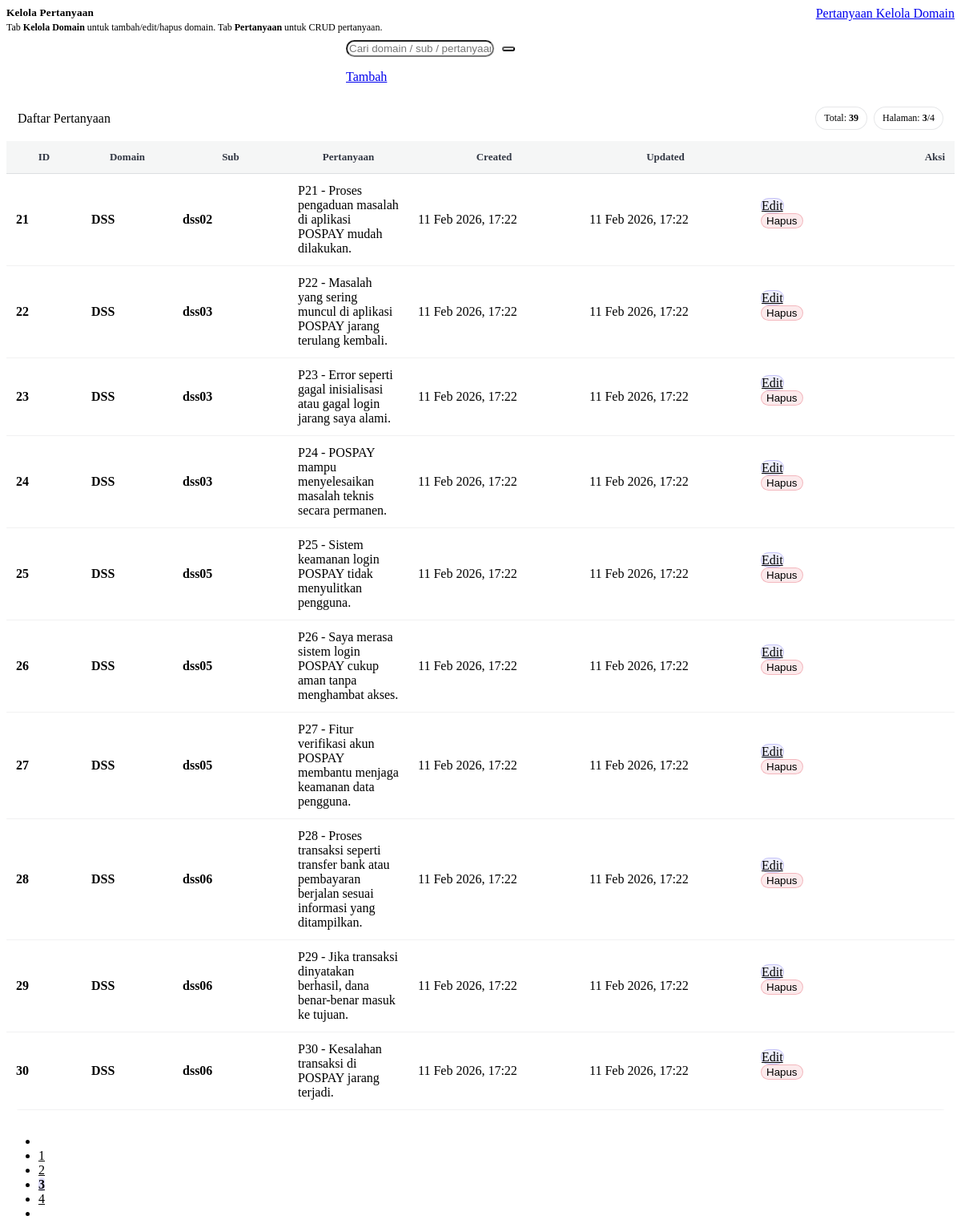
Page /dashboard.php?menu=kelola_pertanyaan&tab=pertanyaan&page=3 (signed in) on the committed database.
### tables this page shows
CREATE TABLE `pertanyaan` (
  `id_pertanyaan` int(11) NOT NULL,
  `id_domain` int(11) NOT NULL,
  `sub_domain` varchar(50) NOT NULL,
  `pertanyaan_text` text NOT NULL,
  `created_at` timestamp NOT NULL DEFAULT current_timestamp(),
  `updated_at` timestamp NOT NULL DEFAULT current_timestamp() ON UPDATE current_timestamp()
);

CREATE TABLE `domain` (
  `id_domain` int(11) NOT NULL,
  `kode` varchar(10) NOT NULL,
  `nama` varchar(150) NOT NULL,
  `created_at` timestamp NOT NULL DEFAULT current_timestamp(),
  `updated_at` timestamp NOT NULL DEFAULT current_timestamp() ON UPDATE current_timestamp()
);

### dashboard.php (the view, shortened to what this page needs)
<?php
require_once __DIR__ . '/../config/koneksi.php';
try {
  function e($s){ return htmlspecialchars((string)$s, ENT_QUOTES, 'UTF-8'); }
  $csrf = $_SESSION['csrf_token'];
  function fmt_date($s){
    $s = (string)$s;
    $t = strtotime($s);
    return $t ? date('d M Y, H:i', $t) : e($s);
  }
  function load_domains(mysqli $db){
    $rows = [];
    $byId = [];
    $st = $db->prepare("SELECT id_domain, kode, nama, created_at, updated_at FROM `domain` ORDER BY id_domain ASC");
    $st->execute();
    $rs = $st->get_result();
    while ($r = $rs->fetch_assoc()) {
      $id = (int)$r['id_domain'];
      $kode = strtoupper(trim((string)$r['kode']));
      $nama = trim((string)$r['nama']);
      if ($id>0 && $kode!=='') {
        $rows[] = [
          'id_domain'=>$id,'kode'=>$kode,'nama'=>$nama,
          'created_at'=>($r['created_at'] ?? ''),'updated_at'=>($r['updated_at'] ?? '')
        ];
        $byId[$id] = ['kode'=>$kode,'nama'=>$nama];
      }
    }
    return [$rows, $byId];
  }
  [$domainRows, $domainById] = load_domains($koneksi);
  $tab       = $_GET['tab'] ?? 'pertanyaan';
  $action    = $_GET['action'] ?? '';
  $editDomain = null;
  $search = trim((string)($_GET['q'] ?? ''));
  $page   = max(1, (int)($_GET['page'] ?? 1));
  $limit  = 10;
  $offset = ($page - 1) * $limit;
  $where = "1=1";
  $like  = null;
  $sqlCount = "SELECT COUNT(*) AS total
               FROM pertanyaan p
               JOIN `domain` d ON d.id_domain=p.id_domain
               WHERE $where";
  $st = $koneksi->prepare($sqlCount);
  $st->execute();
  $total = (int)($st->get_result()->fetch_assoc()['total'] ?? 0);
  $totalPages = max(1, (int)ceil($total / $limit));
  $sqlList = "SELECT p.id_pertanyaan, d.kode AS domain, p.sub_domain, p.pertanyaan_text,
                     p.created_at, p.updated_at, p.id_domain
              FROM pertanyaan p
              JOIN `domain` d ON d.id_domain=p.id_domain
              WHERE $where
              ORDER BY p.id_pertanyaan ASC
              LIMIT ? OFFSET ?";
  $st = $koneksi->prepare($sqlList);
  if ($search !== '') {
    $st->bind_param("sssii", $like, $like, $like, $limit, $offset);
  } else {
    $st->bind_param("ii", $limit, $offset);
  }
  $st->execute();
  $list = $st->get_result();
  ?>
  <div class="q-wrap">
    <div class="q-head">
      <div>
        <h5 class="q-title">Kelola Pertanyaan</h5>
        <div class="q-sub">Tab <b>Kelola Domain</b> untuk tambah/edit/hapus domain. Tab <b>Pertanyaan</b> untuk CRUD pertanyaan.</div>
      </div>
      <div class="d-flex gap-2 q-tabs">
        <a class="btn <?= ($tab==='pertanyaan')?'btn-primary':'btn-outline-primary'; ?>"
           href="dashboard.php?menu=kelola_pertanyaan&tab=pertanyaan" style="border-radius:14px;">
          <i class="bi bi-patch-question"></i> Pertanyaan
        </a>
        <a class="btn <?= ($tab==='domain')?'btn-primary':'btn-outline-primary'; ?>"
           href="dashboard.php?menu=kelola_pertanyaan&tab=domain" style="border-radius:14px;">
          <i class="bi bi-diagram-3"></i> Kelola Domain
        </a>
      </div>
    </div>
    <?php if ($tab === 'domain'): ?>
      <div class="q-card q-form">
        <div class="hd">
          <div class="fw-semibold">
            <i class="bi bi-diagram-3 me-1"></i>
            <?= ($action==='domain_edit' && $editDomain) ? 'Edit Domain' : 'Tambah Domain'; ?>
          </div>
        </div>
        <div style="padding:14px;">
          <form method="post" class="row g-3">
            <input type="hidden" name="csrf" value="<?= e($csrf); ?>">
            <?php if ($action==='domain_edit' && $editDomain): ?>
              <input type="hidden" name="action" value="domain_update">
              <input type="hidden" name="id_domain" value="<?= (int)$editDomain['id_domain']; ?>">
            <?php else: ?>
              <input type="hidden" name="action" value="domain_create">
            <?php endif; ?>
            <div class="col-md-3">
              <label class="form-label">Kode</label>
              <input class="form-control" name="kode" required placeholder="APO"
                     value="<?= e($editDomain['kode'] ?? ''); ?>">
            </div>
            <div class="col-md-6">
              <label class="form-label">Nama Domain</label>
              <input class="form-control" name="nama" required placeholder="Align, Plan and Organize"
                     value="<?= e($editDomain['nama'] ?? ''); ?>">
            </div>
            <div class="col-md-3 d-flex align-items-end gap-2">
              <button class="btn btn-primary" style="border-radius:14px;" type="submit">
                <i class="bi bi-save"></i> Simpan
              </button>
              <?php if ($action==='domain_edit'): ?>
                <a class="btn btn-outline-secondary" style="border-radius:14px;"
                   href="dashboard.php?menu=kelola_pertanyaan&tab=domain">Batal</a>
              <?php endif; ?>
            </div>
          </form>
        </div>
      </div>
      <div class="q-card">
        <div class="hd">
          <div class="fw-semibold"><i class="bi bi-list-ul me-1"></i> Daftar Domain</div>
          <div class="q-chipline">
            <span class="q-chip">Total: <b><?= number_format(count($domainRows)); ?></b></span>
          </div>
        </div>
        <div class="q-table-wrap">
          <table class="q-table" style="min-width:860px;">
            <thead>
              <tr>
                <th style="width:90px;">ID</th>
                <th style="width:140px;">Kode</th>
                <th>Nama</th>
                <th style="width:230px; text-align:right;">Aksi</th>
              </tr>
            </thead>
            <tbody>
              <?php if (!$domainRows): ?>
                <tr><td colspan="4" style="text-align:center; padding:26px; color:var(--muted);">Belum ada domain.</td></tr>
              <?php else: ?>
                <?php foreach ($domainRows as $d): ?>
                  <tr class="q-row">
                    <td style="font-weight:900;"><?= (int)$d['id_domain']; ?></td>
                    <td><span class="badge text-bg-primary" style="border-radius:999px; font-weight:900;"><?= e($d['kode']); ?></span></td>
                    <td><?= e($d['nama']); ?></td>
                    <td class="text-end q-actions">
                      <a class="btn btn-sm btn-soft-primary"
                         href="dashboard.php?menu=kelola_pertanyaan&tab=domain&action=domain_edit&id_domain=<?= (int)$d['id_domain']; ?>">
                        <i class="bi bi-pencil"></i> Edit
                      </a>
                      <form method="post" class="d-inline"
                            action="dashboard.php?menu=kelola_pertanyaan&tab=domain"
                            onsubmit="return confirm('Yakin hapus domain ini? (Tidak bisa jika masih dipakai pertanyaan)');">
                        <input type="hidden" name="csrf" value="<?= e($csrf); ?>">
                        <input type="hidden" name="action" value="domain_delete">
                        <input type="hidden" name="id_domain" value="<?= (int)$d['id_domain']; ?>">
                        <button class="btn btn-sm btn-soft-danger" type="submit">
                          <i class="bi bi-trash"></i> Hapus
                        </button>
                      </form>
                    </td>
                  </tr>
                <?php endforeach; ?>
              <?php endif; ?>
            </tbody>
          </table>
        </div>
      </div>
    <?php else: ?>
      <div class="q-head" style="margin-top:-6px;">
        <div class="d-flex gap-2 align-items-center" style="max-width:760px; width:100%;">
          <form class="q-search flex-grow-1" method="get" action="dashboard.php">
            <input class="form-control" type="text" name="q" placeholder="Cari domain / sub / pertanyaan..." value="<?= e($search); ?>">
            <button class="btn btn-primary" type="submit"><i class="bi bi-search"></i></button>
          </form>
          <a class="btn btn-outline-primary" style="border-radius:14px; white-space:nowrap;"
             href="dashboard.php?menu=kelola_pertanyaan&tab=pertanyaan&action=add">
            <i class="bi bi-plus-circle"></i> Tambah
          </a>
        </div>
      </div>
      <div class="q-card">
        <div class="hd">
          <div class="fw-semibold"><i class="bi bi-patch-question me-1"></i> Daftar Pertanyaan</div>
          <div class="q-chipline">
            <span class="q-chip">Total: <b><?= number_format($total); ?></b></span>
            <span class="q-chip">Halaman: <b><?= (int)$page; ?></b>/<?= (int)$totalPages; ?></span>
          </div>
        </div>
        <div class="q-table-wrap">
          <table class="q-table">
            <thead>
              <tr>
                <th style="width:70px;">ID</th>
                <th style="width:90px;">Domain</th>
                <th style="width:120px;">Sub</th>
                <th>Pertanyaan</th>
                <th style="width:190px;">Created</th>
                <th style="width:190px;">Updated</th>
                <th style="width:230px; text-align:right;">Aksi</th>
              </tr>
            </thead>
            <tbody>
              <?php if ($list->num_rows === 0): ?>
                <tr>
                  <td colspan="7" style="text-align:center; padding:26px; color:var(--muted);">
                    <?= ($search !== '') ? 'Data tidak ditemukan.' : 'Belum ada pertanyaan.'; ?>
                  </td>
                </tr>
              <?php else: ?>
                <?php while ($row = $list->fetch_assoc()): ?>
                  <tr class="q-row">
                    <td style="font-weight:900;"><?= (int)$row['id_pertanyaan']; ?></td>
                    <td><span class="badge text-bg-primary" style="border-radius:999px; font-weight:900;"><?= e($row['domain']); ?></span></td>
                    <td><span class="badge text-bg-secondary" style="border-radius:999px; font-weight:900;"><?= e($row['sub_domain']); ?></span></td>
                    <td><?= e($row['pertanyaan_text']); ?></td>
                    <td class="small text-muted"><?= e(fmt_date($row['created_at'] ?? '')); ?></td>
                    <td class="small text-muted"><?= e(fmt_date($row['updated_at'] ?? '')); ?></td>
                    <td class="text-end q-actions">
                      <a class="btn btn-sm btn-soft-primary"
                         href="dashboard.php?menu=kelola_pertanyaan&tab=pertanyaan&action=edit&id=<?= (int)$row['id_pertanyaan']; ?>">
                        <i class="bi bi-pencil"></i> Edit
                      </a>
                      <form method="post"
                            action="dashboard.php?menu=kelola_pertanyaan&tab=pertanyaan<?= $search!=='' ? '&q='.urlencode($search) : ''; ?>&page=<?= (int)$page; ?>"
                            class="d-inline"
                            onsubmit="return confirm('Yakin hapus pertanyaan ini?');">
                        <button class="btn btn-sm btn-soft-danger" type="submit">
                          <i class="bi bi-trash"></i> Hapus
                        </button>
                      </form>
                    </td>
                  </tr>
                <?php endwhile; ?>
              <?php endif; ?>
            </tbody>
          </table>
        </div>
      </div>
      <?php if ($totalPages > 1): ?>
        <nav class="mt-2">
          <ul class="pagination q-pagi justify-content-end mb-0">
            <?php
              $base = "dashboard.php?menu=kelola_pertanyaan&tab=pertanyaan";
            ?>
            <li class="page-item <?= ($page<=1)?'disabled':''; ?>">
            </li>
            <?php
              $start = max(1, $page - 2);
              $end   = min($totalPages, $page + 2);
              for ($p=$start; $p<=$end; $p++):
            ?>
              <li class="page-item <?= ($p===$page)?'active':''; ?>">
                <a class="page-link" href="<?= e($base . "&page=" . $p); ?>"><?= (int)$p; ?></a>
              </li>
            <?php endfor; ?>
            <li class="page-item <?= ($page>=$totalPages)?'disabled':''; ?>">
            </li>
          </ul>
        </nav>
      <?php endif; ?>
    <?php endif; ?>
  </div>
  <?php
} catch (Throwable $ex) {
  echo '<div class="alert alert-danger" style="border-radius:14px;">';
  echo '<b>Terjadi error:</b><br>';
  echo '<pre style="white-space:pre-wrap;margin-top:8px;">'.htmlspecialchars($ex->getMessage(), ENT_QUOTES, 'UTF-8').'</pre>';
  echo '</div>';
}

### dashboard.php (style rules this page uses)
.q-wrap { display:grid; gap:14px; }
.q-head { display:flex; flex-wrap:wrap; gap:12px; align-items:flex-start; justify-content:space-between; }
.q-title { margin:0; font-weight:900; letter-spacing:.2px; }
.q-sub { color: var(--muted); font-size:12px; margin-top:3px; }
.q-search { display:flex; gap:10px; align-items:center; width: min(720px, 100%); }
.q-search .form-control { border-radius:14px !important; }
.q-search .btn { border-radius:14px !important; }
.q-card { border:1px solid var(--border); border-radius:18px; background: rgba(255,255,255,.02); box-shadow: var(--shadow); overflow:hidden; }
.q-card .hd { padding:14px; border-bottom:1px solid var(--border); display:flex; flex-wrap:wrap; gap:10px; align-items:center; justify-content:space-between; background: rgba(255,255,255,.02); }
.q-chipline { display:flex; flex-wrap:wrap; gap:8px; align-items:center; }
.q-chip { border: 1px solid rgba(17,24,39,.10); background: rgba(255,255,255,.04); border-radius: 999px; padding: 6px 10px; font-size: 12px; color: var(--muted); }
.q-table-wrap { overflow:auto; }
.q-table { width:100%; border-collapse:separate; border-spacing:0; min-width: 980px; }
.q-table thead th { position: sticky; top: 0; z-index: 2; padding: 12px 12px; font-weight: 900; font-size: 13px; border-bottom: 1px solid rgba(17,24,39,.10); background: rgba(17,24,39,.04); color: rgba(17,24,39,.86); backdrop-filter: blur(8px); }
.q-table tbody td { padding: 12px 12px; border-bottom: 1px solid rgba(17,24,39,.06); color: var(--text); vertical-align: middle; }
.q-row { transition: background-color .12s ease; }
.q-actions .btn { border-radius: 12px !important; }
.btn-soft-primary { border:1px solid rgba(90,84,232,.28) !important; background: rgba(90,84,232,.10) !important; color: var(--text) !important; }
.btn-soft-danger { border: 1px solid rgba(220,53,69,.28) !important; background: rgba(220,53,69,.10) !important; color: var(--text) !important; }
.q-tabs a { border-radius:14px !important; }
.q-pagi .page-link { border-radius: 12px !important; border-color: var(--border) !important; color: var(--text) !important; background: rgba(255,255,255,.02) !important; }
.q-pagi .page-item.active .page-link { background: rgba(90,84,232,.18) !important; border-color: rgba(90,84,232,.30) !important; font-weight: 900; }

### rows in the picture
pertanyaan: id_pertanyaan "21", id_domain.kode "DSS", sub_domain "dss02", pertanyaan_text "P21 - Proses pengaduan masalah di aplikasi POSPAY mudah dilakukan.", created_at "11 Feb 2026, 17:22", updated_at "11 Feb 2026, 17:22"
pertanyaan: id_pertanyaan "22", id_domain.kode "DSS", sub_domain "dss03", pertanyaan_text "P22 - Masalah yang sering muncul di aplikasi POSPAY jarang terulang kembali.", created_at "11 Feb 2026, 17:22", updated_at "11 Feb 2026, 17:22"
pertanyaan: id_pertanyaan "23", id_domain.kode "DSS", sub_domain "dss03", pertanyaan_text "P23 - Error seperti gagal inisialisasi atau gagal login jarang saya alami.", created_at "11 Feb 2026, 17:22", updated_at "11 Feb 2026, 17:22"
pertanyaan: id_pertanyaan "24", id_domain.kode "DSS", sub_domain "dss03", pertanyaan_text "P24 - POSPAY mampu menyelesaikan masalah teknis secara permanen.", created_at "11 Feb 2026, 17:22", updated_at "11 Feb 2026, 17:22"
pertanyaan: id_pertanyaan "25", id_domain.kode "DSS", sub_domain "dss05", pertanyaan_text "P25 - Sistem keamanan login POSPAY tidak menyulitkan pengguna.", created_at "11 Feb 2026, 17:22", updated_at "11 Feb 2026, 17:22"
pertanyaan: id_pertanyaan "26", id_domain.kode "DSS", sub_domain "dss05", pertanyaan_text "P26 - Saya merasa sistem login POSPAY cukup aman tanpa menghambat akses.", created_at "11 Feb 2026, 17:22", updated_at "11 Feb 2026, 17:22"
pertanyaan: id_pertanyaan "27", id_domain.kode "DSS", sub_domain "dss05", pertanyaan_text "P27 - Fitur verifikasi akun POSPAY membantu menjaga keamanan data pengguna.", created_at "11 Feb 2026, 17:22", updated_at "11 Feb 2026, 17:22"
pertanyaan: id_pertanyaan "28", id_domain.kode "DSS", sub_domain "dss06", pertanyaan_text "P28 - Proses transaksi seperti transfer bank atau pembayaran berjalan sesuai informasi yang ditampilkan.", created_at "11 Feb 2026, 17:22", updated_at "11 Feb 2026, 17:22"
pertanyaan: id_pertanyaan "29", id_domain.kode "DSS", sub_domain "dss06", pertanyaan_text "P29 - Jika transaksi dinyatakan berhasil, dana benar-benar masuk ke tujuan.", created_at "11 Feb 2026, 17:22", updated_at "11 Feb 2026, 17:22"
pertanyaan: id_pertanyaan "30", id_domain.kode "DSS", sub_domain "dss06", pertanyaan_text "P30 - Kesalahan transaksi di POSPAY jarang terjadi.", created_at "11 Feb 2026, 17:22", updated_at "11 Feb 2026, 17:22"

### other values in the picture
$total "39"
$page "3"
$totalPages "4"
